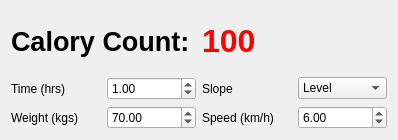
<?xml version="1.0" encoding="UTF-8"?>
<ui version="4.0">
 <class>Widget</class>
 <widget class="QWidget" name="Widget">
  <property name="geometry">
   <rect>
    <x>0</x>
    <y>0</y>
    <width>398</width>
    <height>140</height>
   </rect>
  </property>
  <property name="windowTitle">
   <string>Calory counter</string>
  </property>
  <layout class="QVBoxLayout" name="verticalLayout">
   <item>
    <layout class="QHBoxLayout" name="horizontalLayout_7">
     <item>
      <widget class="QLabel" name="label">
       <property name="font">
        <font>
         <pointsize>20</pointsize>
         <bold>true</bold>
        </font>
       </property>
       <property name="text">
        <string>Calory Count:</string>
       </property>
      </widget>
     </item>
     <item>
      <widget class="QLabel" name="caloryCountLabel">
       <property name="font">
        <font>
         <pointsize>24</pointsize>
         <bold>true</bold>
        </font>
       </property>
       <property name="styleSheet">
        <string notr="true">color: rgb(255, 0, 0);</string>
       </property>
       <property name="text">
        <string>100</string>
       </property>
      </widget>
     </item>
    </layout>
   </item>
   <item>
    <layout class="QHBoxLayout" name="horizontalLayout_5">
     <item>
      <layout class="QHBoxLayout" name="horizontalLayout_4">
       <item>
        <widget class="QLabel" name="label_3">
         <property name="text">
          <string>Time (hrs)</string>
         </property>
        </widget>
       </item>
       <item>
        <widget class="QDoubleSpinBox" name="timeSpinBox">
         <property name="value">
          <double>1.000000000000000</double>
         </property>
        </widget>
       </item>
      </layout>
     </item>
     <item>
      <layout class="QHBoxLayout" name="horizontalLayout_2">
       <item>
        <widget class="QLabel" name="label_5">
         <property name="text">
          <string>Slope</string>
         </property>
        </widget>
       </item>
       <item>
        <widget class="QComboBox" name="comboBox">
         <item>
          <property name="text">
           <string>Level</string>
          </property>
         </item>
        </widget>
       </item>
      </layout>
     </item>
    </layout>
   </item>
   <item>
    <layout class="QHBoxLayout" name="horizontalLayout_6">
     <item>
      <layout class="QHBoxLayout" name="horizontalLayout">
       <item>
        <widget class="QLabel" name="label_4">
         <property name="text">
          <string>Weight (kgs)</string>
         </property>
        </widget>
       </item>
       <item>
        <widget class="QDoubleSpinBox" name="weightSpinBox">
         <property name="value">
          <double>70.000000000000000</double>
         </property>
        </widget>
       </item>
      </layout>
     </item>
     <item>
      <layout class="QHBoxLayout" name="horizontalLayout_3">
       <item>
        <widget class="QLabel" name="label_6">
         <property name="text">
          <string>Speed (km/h)</string>
         </property>
        </widget>
       </item>
       <item>
        <widget class="QDoubleSpinBox" name="speedSpinBox">
         <property name="value">
          <double>6.000000000000000</double>
         </property>
        </widget>
       </item>
      </layout>
     </item>
    </layout>
   </item>
  </layout>
 </widget>
 <resources/>
 <connections/>
</ui>
